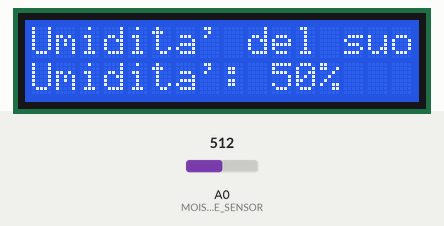
Simulated run of this sketch. Board: Arduino Uno, built with avr-gcc and run on an emulated ATmega328P. Shown: 16×2 character LCD. The inputs (shaded band) are chosen by the test bench; at power-on: A0 (MOISTURE_SENSOR) = 512.

Above: at 1.2 s.
1.3 s: A0 (MOISTURE_SENSOR) set to 108
At 2.0 s:
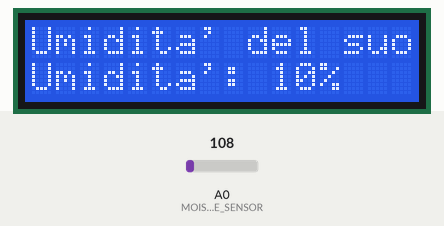
3.1 s: A0 (MOISTURE_SENSOR) set to 95
At 4.3 s:
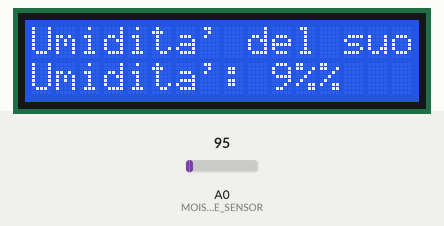
4.6 s: A0 (MOISTURE_SENSOR) set to 122
At 5.8 s:
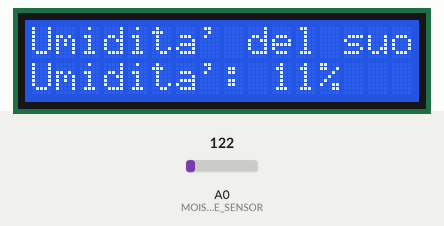
Timing chart, 0 to 7.6 s (numbered marks = the images above; inputs shaded):
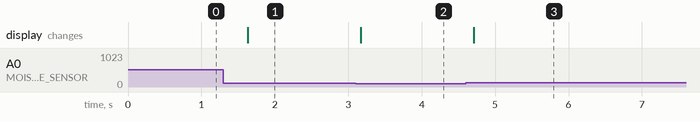

Measured:
- the behaviour switches between 103 and 102 on A0 (MOISTURE_SENSOR) (found by bisection; images 1 and 2)
- after the input at 1.3 s, the display: changes after 0.33 s (image 1)
- after the input at 3.1 s, the display: changes after 0.07 s (image 2)
- after the input at 4.6 s, the display: changes after 0.11 s (image 3)

The sketch:

etst.ino
```cpp
#include <Wire.h>  //libreria per la comunicazione I2C
#include <LiquidCrystal_I2C.h>  //libreria per il display LCD I2C
#define ADDR 0x38  //indirizzo I2C del display LCD I2C
#define MOISTURE_SENSOR A0  //pin analogico del sensore di umidità del suolo

LiquidCrystal_I2C lcd(ADDR, 2, 1, 0, 4, 5, 6, 7, 3, POSITIVE);  //inizializzazione del display LCD I2C

void setup() {
  lcd.begin(16,2);  //imposta il numero di colonne e righe del display
  lcd.backlight();  //accende la retroilluminazione del display
  lcd.setCursor(0,0);  //posiziona il cursore all'inizio della prima riga del display
  lcd.print("Umidita' del suolo");  //stampa il titolo sulla prima riga del display
  pinMode(MOISTURE_SENSOR, INPUT);  //imposta il pin del sensore di umidità del suolo come input
}

void loop() {
  int moisture = analogRead(MOISTURE_SENSOR);  //leggi il valore analogico del sensore di umidità del suolo
  int percent_moisture = map(moisture, 0, 1023, 0, 100);  //mappa il valore analogico in percentuale di umidità del suolo
  lcd.setCursor(0,1);  //posiziona il cursore all'inizio della seconda riga del display
  lcd.print("Umidita': ");  //stampa la descrizione dell'umidità del suolo sulla seconda riga del display
  lcd.print(percent_moisture);  //stampa il valore dell'umidità del suolo sulla seconda riga del display
  lcd.print("%");  //stampa il simbolo percentuale sulla seconda riga del display
  delay(500);  //attendi mezzo secondo
}
```
